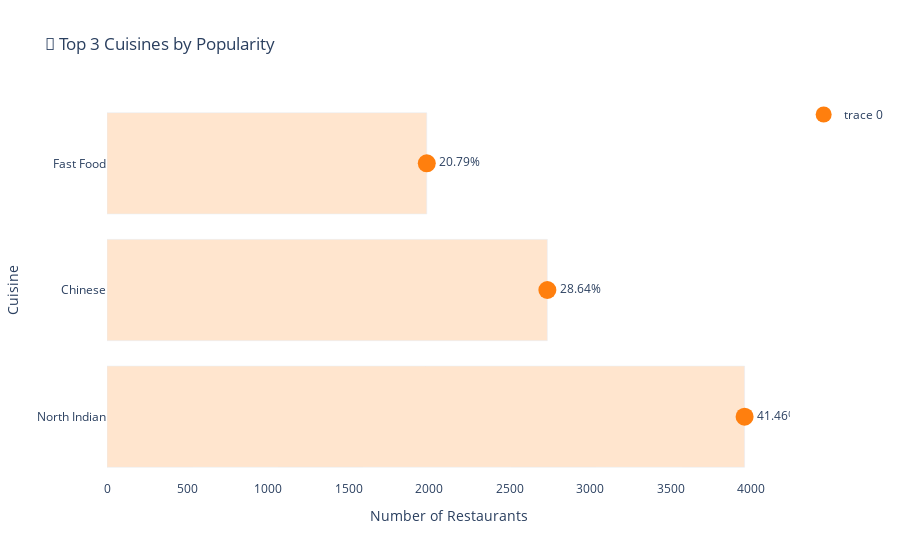
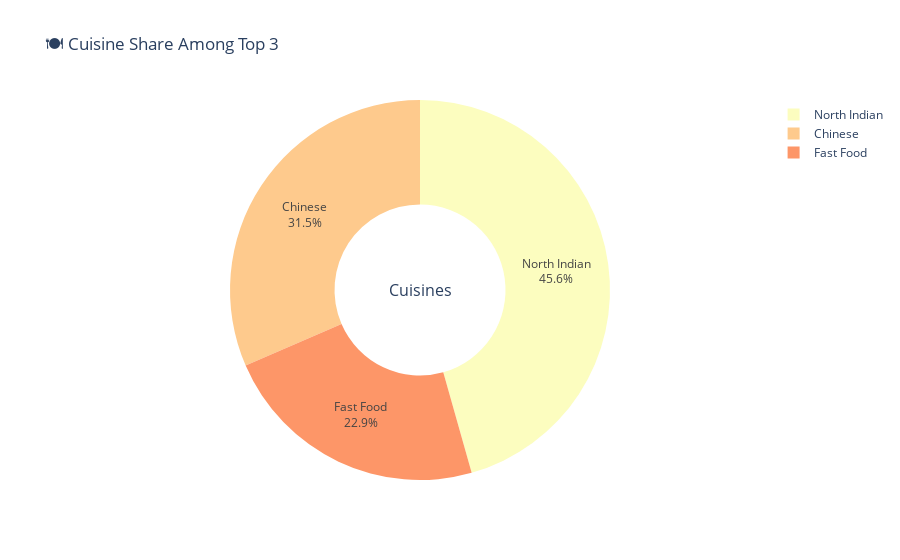

The notebook cell these images were saved under, in order:
### Code cell
#Task 1
#1. Determine the top three most common cuisines in the dataset.
#2. Calculate the percentage of restaurants that serve each of the top cuisines.

#---

# Import libraries
import pandas as pd
import plotly.express as px
import plotly.graph_objects as go

# Load dataset
df = pd.read_csv(r"C:\Users\acer\Downloads\Data Analysis Internship__Dataset__Cognifyz Technologies.csv")

# Clean and process 'Cuisines' column
cuisine_series = df['Cuisines'].dropna().str.split(', ')
all_cuisines = cuisine_series.explode()

# Get top 3 cuisines and their percentages
top_cuisines = all_cuisines.value_counts().head(3)
total_restaurants = df.shape[0]
cuisine_percentages = (top_cuisines / total_restaurants * 100).round(2)

# DataFrame for visualization
top_df = pd.DataFrame({
    'Cuisine': top_cuisines.index,
    'Count': top_cuisines.values,
    'Percentage': cuisine_percentages.values
})

# -----------------------------------------
# 🔹 Chart 1: Enhanced Horizontal Lollipop Chart
# -----------------------------------------
fig1 = go.Figure()

fig1.add_trace(go.Scatter(
    x=top_df['Count'],
    y=top_df['Cuisine'],
    mode='markers+text',
    marker=dict(size=18, color='#FF7F0E'),
    text=top_df['Percentage'].astype(str) + '%',
    textposition='middle right'
))

fig1.add_trace(go.Bar(
    x=top_df['Count'],
    y=top_df['Cuisine'],
    orientation='h',
    marker=dict(color='rgba(255,127,14,0.2)'),
    showlegend=False
))

fig1.update_layout(
    title='🎯 Top 3 Cuisines by Popularity',
    xaxis_title='Number of Restaurants',
    yaxis_title='Cuisine',
    plot_bgcolor='white',
    height=400
)
fig1.show()
fig1.write_html("top_cuisines_lollipop.html")

# -----------------------------------------
# 🔹 Chart 2: Donut Chart for % Share
# -----------------------------------------
fig2 = go.Figure(data=[
    go.Pie(
        labels=top_df['Cuisine'],
        values=top_df['Count'],
        hole=0.45,
        textinfo='percent+label',
        hoverinfo='label+value+percent',
        marker=dict(colors=px.colors.sequential.Magma_r)
    )
])

fig2.update_layout(
    title="🍽️ Cuisine Share Among Top 3",
    annotations=[dict(text='Cuisines', x=0.5, y=0.5, font_size=16, showarrow=False)],
    height=400
)

fig2.show()
fig2.write_html("top_cuisines_donut.html")

### Figure 1 — Plotly figure (JSON) as saved in the notebook; plotly's stock layout.template omitted (floating-point values rounded to 4 significant figures)
{"data": [{"marker": {"color": "#FF7F0E", "size": 18}, "mode": "markers+text", "text": ["41.46%", "28.64%", "20.79%"], "textposition": "middle right", "type": "scatter", "x": [3960, 2735, 1986], "y": ["North Indian", "Chinese", "Fast Food"]}, {"marker": {"color": "rgba(255,127,14,0.2)"}, "orientation": "h", "showlegend": false, "type": "bar", "x": [3960, 2735, 1986], "y": ["North Indian", "Chinese", "Fast Food"]}], "layout": {"autosize": true, "plot_bgcolor": "white", "title": {"text": "🎯 Top 3 Cuisines by Popularity"}, "xaxis": {"autorange": true, "range": [0, 4236.0], "title": {"text": "Number of Restaurants"}, "type": "linear"}, "yaxis": {"autorange": true, "range": [-0.5, 2.5], "title": {"text": "Cuisine"}, "type": "category"}}}

### Figure 2 — Plotly figure (JSON) as saved in the notebook; plotly's stock layout.template omitted (floating-point values rounded to 4 significant figures)
{"data": [{"hole": 0.45, "hoverinfo": "label+value+percent", "labels": ["North Indian", "Chinese", "Fast Food"], "marker": {"colors": ["#fcfdbf", "#feca8d", "#fd9668", "#f1605d", "#cd4071", "#9e2f7f", "#721f81", "#440f76", "#180f3d", "#000004"]}, "textinfo": "percent+label", "type": "pie", "values": [3960, 2735, 1986]}], "layout": {"annotations": [{"font": {"size": 16}, "showarrow": false, "text": "Cuisines", "x": 0.5, "y": 0.5}], "autosize": true, "title": {"text": "🍽️ Cuisine Share Among Top 3"}}}
